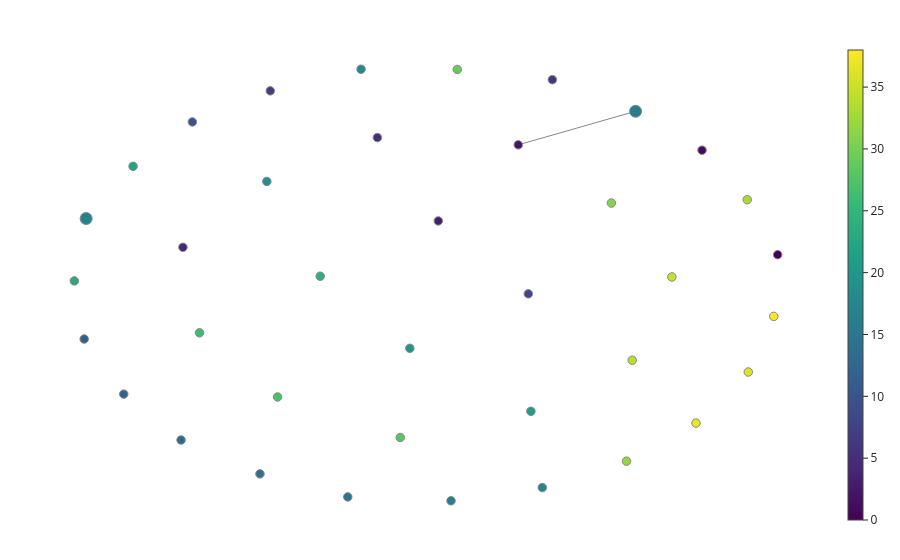
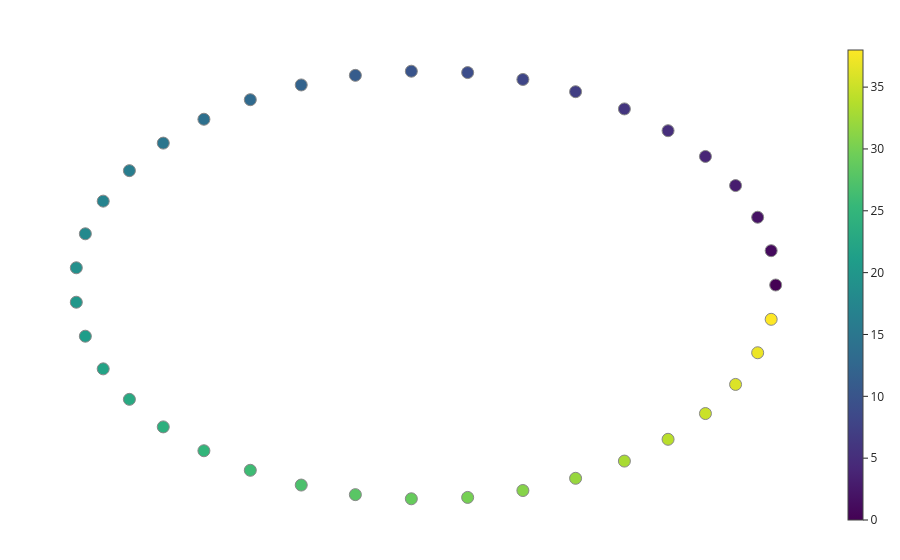
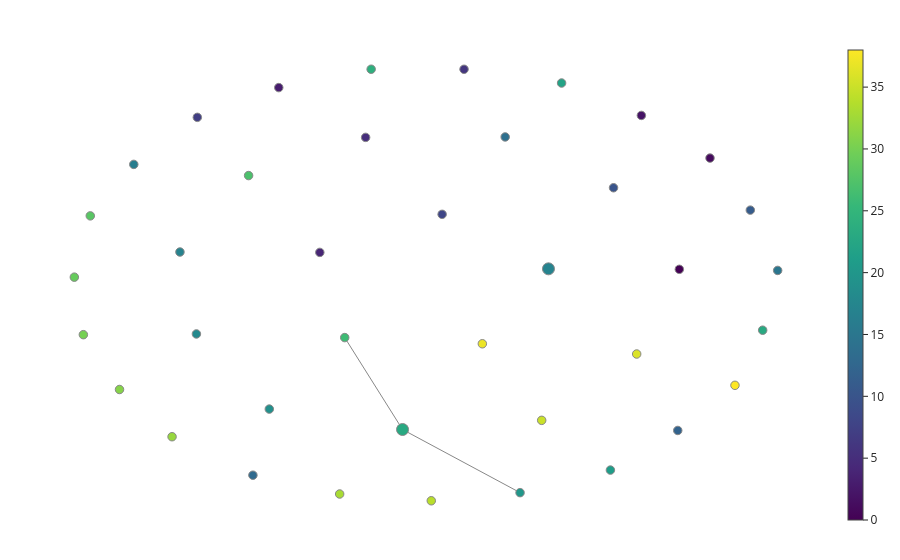
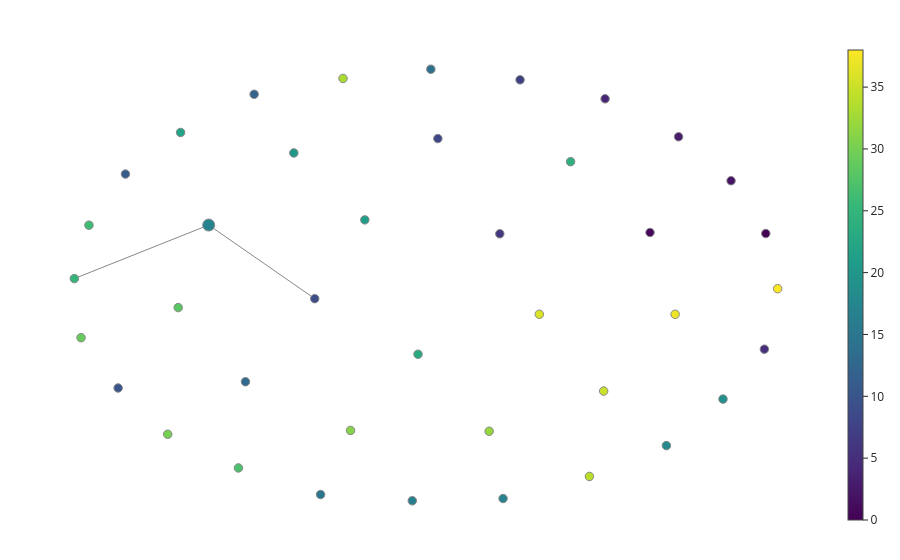

The notebook cell these images were saved under, in order:
### Markdown cell above
## Step 2 : We import the csv file by giving the path for the csv file and then we call for the function process_correlation_matrix to run the code with the required dependencies they are :
   #### (i) k value : the value that influence the force directed layout.
   #### (ii) cutoff_betti : this value gives the range of tolerance for betti 1 value of mapper output with our most persistence betti   1 algorithm.
   #### (iii) corr_matrix_path : we just need to provide the path for the correlation matrix.

### Code cell
# Example usage
corr_matrix_path = "clinical_corr_2.csv"
k = 0.04  # Example value for k
cutoff_betti = 0.5  # Example cutoff Betti value
results_df_clinical = process_correlation_matrix(corr_matrix_path, k, cutoff_betti)

### Figure 1 — Plotly figure (JSON) as saved in the notebook; plotly's stock layout.template omitted (floating-point values rounded to 4 significant figures)
{"data": [{"hoverinfo": "none", "line": {"color": "#888", "width": 1}, "mode": "lines", "name": "edge_trace", "type": "scatter", "uid": "f6998f17-25cd-4fc4-9dca-f93fb38229e7", "x": [0.8138, -0.7049, null], "y": [3.404, 2.697, null]}, {"hoverinfo": "text", "hovertext": ["Node ID: 0<br>Pullback set label: 0<br>Partial cluster label: -1<br>Node size: 1<br>Summary statistic: 0", "Node ID: 1<br>Pullback set label: 12<br>Partial cluster label: -1<br>Node size: 1<br>Summary statistic: 1.0", "Node ID: 2<br>Pullback set label: 15<br>Partial cluster label: -1<br>Node size: 2<br>Summary statistic: 16.0", "Node ID: 3<br>Pullback set label: 17<br>Partial cluster label: -1<br>Node size: 1<br>Summary statistic: 2.0", "Node ID: 4<br>Pullback set label: 33<br>Partial cluster label: -1<br>Node size: 1<br>Summary statistic: 3.0", "Node ID: 5<br>Pullback set label: 35<br>Partial cluster label: -1<br>Node size: 1<br>Summary statistic: 4.0", "Node ID: 6<br>Pullback set label: 36<br>Partial cluster label: -1<br>Node size: 1<br>Summary statistic: 5.0", "Node ID: 7<br>Pullback set label: 13<br>Partial cluster label: -1<br>Node size: 1<br>Summary statistic: 6.0", "Node ID: 8<br>Pullback set label: 32<br>Partial cluster label: -1<br>Node size: 1<br>Summary statistic: 7.0", "Node ID: 9<br>Pullback set label: 37<br>Partial cluster label: -1<br>Node size: 1<br>Summary statistic: 8.0", "Node ID: 10<br>Pullback set label: 26<br>Partial cluster label: -1<br>Node size: 2<br>Summary statistic: 17.0", "Node ID: 11<br>Pullback set label: 6<br>Partial cluster label: -1<br>Node size: 1<br>Summary statistic: 10.0", "Node ID: 12<br>Pullback set label: 20<br>Partial cluster label: -1<br>Node size: 1<br>Summary statistic: 11.0", "Node ID: 13<br>Pullback set label: 7<br>Partial cluster label: -1<br>Node size: 1<br>Summary statistic: 12.0", "Node ID: 14<br>Pullback set label: 29<br>Partial cluster label: -1<br>Node size: 1<br>Summary statistic: 13.0", "Node ID: 15<br>Pullback set label: 21<br>Partial cluster label: -1<br>Node size: 1<br>Summary statistic: 14.0", "Node ID: 16<br>Pullback set label: 24<br>Partial cluster label: -1<br>Node size: 1<br>Summary statistic: 15.0", "Node ID: 17<br>Pullback set label: 1<br>Partial cluster label: -1<br>Node size: 1<br>Summary statistic: 16.0", "Node ID: 18<br>Pullback set label: 25<br>Partial cluster label: -1<br>Node size: 1<br>Summary statistic: 17.0", "Node ID: 19<br>Pullback set label: 9<br>Partial cluster label: -1<br>Node size: 1<br>Summary statistic: 18.0", "Node ID: 20<br>Pullback set label: 34<br>Partial cluster label: -1<br>Node size: 1<br>Summary statistic: 19.0", "Node ID: 21<br>Pullback set label: 10<br>Partial cluster label: -1<br>Node size: 1<br>Summary statistic: 20.0", "Node ID: 22<br>Pullback set label: 5<br>Partial cluster label: -1<br>Node size: 1<br>Summary statistic: 21.0", "Node ID: 23<br>Pullback set label: 14<br>Partial cluster label: -1<br>Node size: 1<br>Summary statistic: 22.0", "Node ID: 24<br>Pullback set label: 23<br>Partial cluster label: -1<br>Node size: 1<br>Summary statistic: 23.0", "Node ID: 25<br>Pullback set label: 27<br>Partial cluster label: -1<br>Node size: 1<br>Summary statistic: 24.0", "Node ID: 26<br>Pullback set label: 11<br>Partial cluster label: -1<br>Node size: 1<br>Summary statistic: 26.0", "Node ID: 27<br>Pullback set label: 28<br>Partial cluster label: -1<br>Node size: 1<br>Summary statistic: 27.0", "Node ID: 28<br>Pullback set label: 18<br>Partial cluster label: -1<br>Node size: 1<br>Summary statistic: 28.0", "Node ID: 29<br>Pullback set label: 2<br>Partial cluster label: -1<br>Node size: 1<br>Summary statistic: 29.0", "Node ID: 30<br>Pullback set label: 16<br>Partial cluster label: -1<br>Node size: 1<br>Summary statistic: 31.0", "Node ID: 31<br>Pullback set label: 8<br>Partial cluster label: -1<br>Node size: 1<br>Summary statistic: 32.0", "Node ID: 32<br>Pullback set label: 30<br>Partial cluster label: -1<br>Node size: 1<br>Summary statistic: 33.0", "Node ID: 33<br>Pullback set label: 4<br>Partial cluster label: -1<br>Node size: 1<br>Summary statistic: 34.0", "Node ID: 34<br>Pullback set label: 3<br>Partial cluster label: -1<br>Node size: 1<br>Summary statistic: 35.0", "Node ID: 35<br>Pullback set label: 31<br>Partial cluster label: -1<br>Node size: 1<br>Summary statistic: 36.0", "Node ID: 36<br>Pullback set label: 22<br>Partial cluster label: -1<br>Node size: 1<br>Summary statistic: 37.0", "Node ID: 37<br>Pullback set label: 19<br>Partial cluster label: -1<br>Node size: 1<br>Summary statistic: 38.0"], "marker": {"color": [0, 1, 16, 2, 3, 4, 5, 6, 7, 8, 17, 10, 11, 12, 13, 14, 15, 16, 17, 18, 19, 20, 21, 22, 23, 24, 26, 27, 28, 29, 31, 32, 33, 34, 35, 36, 37, 38], "colorbar": {"thickness": 15, "title": {"side": "right", "text": ""}, "xanchor": "left"}, "colorscale": [[0, "#440154"], [0.1111, "#482878"], [0.2222, "#3e4989"], [0.3333, "#31688e"], [0.4444, "#26828e"], [0.5556, "#1f9e89"], [0.6667, "#35b779"], [0.7778, "#6ece58"], [0.8889, "#b5de2b"], [1, "#fde725"]], "line": {"color": "#888", "width": 1}, "opacity": 1, "reversescale": false, "showscale": true, "size": [1, 1, 2, 1, 1, 1, 1, 1, 1, 1, 2, 1, 1, 1, 1, 1, 1, 1, 1, 1, 1, 1, 1, 1, 1, 1, 1, 1, 1, 1, 1, 1, 1, 1, 1, 1, 1, 1], "sizemin": 4, "sizemode": "area", "sizeref": 0.02778}, "mode": "markers", "name": "node_trace", "type": "scatter", "uid": "73fa4a43-afac-4083-9e9e-5c884a4c7948", "x": [2.653, 1.674, 0.8138, -0.7049, -1.74, -5.046, -2.529, -0.2634, -3.916, -0.5749, -6.299, -4.924, -6.325, -5.813, -5.071, -4.049, -2.913, -1.576, -0.3938, -2.74, -3.96, -2.109, -0.5415, -5.692, -6.452, -3.269, -4.832, -3.821, -2.233, -1.495, 0.5004, 0.6966, 2.259, 0.77, 1.284, 2.273, 1.596, 2.602], "y": [0.3862, 2.585, 3.404, 2.697, 1.097, 0.5406, 2.85, 4.069, 3.833, -0.4377, 1.147, 3.18, -1.388, -2.548, -3.513, -4.226, -4.71, -4.792, -4.515, 4.288, 1.928, -1.585, -2.909, 2.245, -0.1655, -0.06685, -1.258, -2.607, -3.46, 4.283, 1.472, -3.958, 1.543, -1.835, -0.08262, -2.082, -3.157, -0.912]}], "layout": {"autosize": false, "hovermode": "closest", "margin": {"b": 20, "l": 5, "r": 5, "t": 40}, "showlegend": false, "title": {"text": ""}, "xaxis": {"showgrid": false, "showline": false, "showticklabels": false, "ticks": "", "title": {"text": ""}, "zeroline": false}, "yaxis": {"showgrid": false, "showline": false, "showticklabels": false, "ticks": "", "title": {"text": ""}, "zeroline": false}}}

### Figure 2 — Plotly figure (JSON) as saved in the notebook; plotly's stock layout.template omitted (floating-point values rounded to 4 significant figures)
{"data": [{"hoverinfo": "none", "line": {"color": "#888", "width": 1}, "mode": "lines", "name": "edge_trace", "type": "scatter", "uid": "5b234587-a9ce-478a-a3a8-b08cc181bac6", "x": [], "y": []}, {"hoverinfo": "text", "hovertext": ["Node ID: 0<br>Pullback set label: 0<br>Partial cluster label: -1<br>Node size: 1<br>Summary statistic: 0", "Node ID: 1<br>Pullback set label: 12<br>Partial cluster label: -1<br>Node size: 1<br>Summary statistic: 1.0", "Node ID: 2<br>Pullback set label: 16<br>Partial cluster label: -1<br>Node size: 1<br>Summary statistic: 2.0", "Node ID: 3<br>Pullback set label: 34<br>Partial cluster label: -1<br>Node size: 1<br>Summary statistic: 3.0", "Node ID: 4<br>Pullback set label: 36<br>Partial cluster label: -1<br>Node size: 1<br>Summary statistic: 4.0", "Node ID: 5<br>Pullback set label: 37<br>Partial cluster label: -1<br>Node size: 1<br>Summary statistic: 5.0", "Node ID: 6<br>Pullback set label: 13<br>Partial cluster label: -1<br>Node size: 1<br>Summary statistic: 6.0", "Node ID: 7<br>Pullback set label: 33<br>Partial cluster label: -1<br>Node size: 1<br>Summary statistic: 7.0", "Node ID: 8<br>Pullback set label: 38<br>Partial cluster label: -1<br>Node size: 1<br>Summary statistic: 8.0", "Node ID: 9<br>Pullback set label: 28<br>Partial cluster label: -1<br>Node size: 1<br>Summary statistic: 9.0", "Node ID: 10<br>Pullback set label: 6<br>Partial cluster label: -1<br>Node size: 1<br>Summary statistic: 10.0", "Node ID: 11<br>Pullback set label: 17<br>Partial cluster label: -1<br>Node size: 1<br>Summary statistic: 11.0", "Node ID: 12<br>Pullback set label: 7<br>Partial cluster label: -1<br>Node size: 1<br>Summary statistic: 12.0", "Node ID: 13<br>Pullback set label: 29<br>Partial cluster label: -1<br>Node size: 1<br>Summary statistic: 13.0", "Node ID: 14<br>Pullback set label: 21<br>Partial cluster label: -1<br>Node size: 1<br>Summary statistic: 14.0", "Node ID: 15<br>Pullback set label: 26<br>Partial cluster label: -1<br>Node size: 1<br>Summary statistic: 15.0", "Node ID: 16<br>Pullback set label: 1<br>Partial cluster label: -1<br>Node size: 1<br>Summary statistic: 16.0", "Node ID: 17<br>Pullback set label: 24<br>Partial cluster label: -1<br>Node size: 1<br>Summary statistic: 17.0", "Node ID: 18<br>Pullback set label: 9<br>Partial cluster label: -1<br>Node size: 1<br>Summary statistic: 18.0", "Node ID: 19<br>Pullback set label: 35<br>Partial cluster label: -1<br>Node size: 1<br>Summary statistic: 19.0", "Node ID: 20<br>Pullback set label: 10<br>Partial cluster label: -1<br>Node size: 1<br>Summary statistic: 20.0", "Node ID: 21<br>Pullback set label: 5<br>Partial cluster label: -1<br>Node size: 1<br>Summary statistic: 21.0", "Node ID: 22<br>Pullback set label: 15<br>Partial cluster label: -1<br>Node size: 1<br>Summary statistic: 22.0", "Node ID: 23<br>Pullback set label: 22<br>Partial cluster label: -1<br>Node size: 1<br>Summary statistic: 23.0", "Node ID: 24<br>Pullback set label: 27<br>Partial cluster label: -1<br>Node size: 1<br>Summary statistic: 24.0", "Node ID: 25<br>Pullback set label: 25<br>Partial cluster label: -1<br>Node size: 1<br>Summary statistic: 25.0", "Node ID: 26<br>Pullback set label: 11<br>Partial cluster label: -1<br>Node size: 1<br>Summary statistic: 26.0", "Node ID: 27<br>Pullback set label: 31<br>Partial cluster label: -1<br>Node size: 1<br>Summary statistic: 27.0", "Node ID: 28<br>Pullback set label: 19<br>Partial cluster label: -1<br>Node size: 1<br>Summary statistic: 28.0", "Node ID: 29<br>Pullback set label: 2<br>Partial cluster label: -1<br>Node size: 1<br>Summary statistic: 29.0", "Node ID: 30<br>Pullback set label: 14<br>Partial cluster label: -1<br>Node size: 1<br>Summary statistic: 30.0", "Node ID: 31<br>Pullback set label: 18<br>Partial cluster label: -1<br>Node size: 1<br>Summary statistic: 31.0", "Node ID: 32<br>Pullback set label: 8<br>Partial cluster label: -1<br>Node size: 1<br>Summary statistic: 32.0", "Node ID: 33<br>Pullback set label: 32<br>Partial cluster label: -1<br>Node size: 1<br>Summary statistic: 33.0", "Node ID: 34<br>Pullback set label: 4<br>Partial cluster label: -1<br>Node size: 1<br>Summary statistic: 34.0", "Node ID: 35<br>Pullback set label: 3<br>Partial cluster label: -1<br>Node size: 1<br>Summary statistic: 35.0", "Node ID: 36<br>Pullback set label: 30<br>Partial cluster label: -1<br>Node size: 1<br>Summary statistic: 36.0", "Node ID: 37<br>Pullback set label: 23<br>Partial cluster label: -1<br>Node size: 1<br>Summary statistic: 37.0", "Node ID: 38<br>Pullback set label: 20<br>Partial cluster label: -1<br>Node size: 1<br>Summary statistic: 38.0"], "marker": {"color": [0, 1, 2, 3, 4, 5, 6, 7, 8, 9, 10, 11, 12, 13, 14, 15, 16, 17, 18, 19, 20, 21, 22, 23, 24, 25, 26, 27, 28, 29, 30, 31, 32, 33, 34, 35, 36, 37, 38], "colorbar": {"thickness": 15, "title": {"side": "right", "text": ""}, "xanchor": "left"}, "colorscale": [[0, "#440154"], [0.1111, "#482878"], [0.2222, "#3e4989"], [0.3333, "#31688e"], [0.4444, "#26828e"], [0.5556, "#1f9e89"], [0.6667, "#35b779"], [0.7778, "#6ece58"], [0.8889, "#b5de2b"], [1, "#fde725"]], "line": {"color": "#888", "width": 1}, "opacity": 1, "reversescale": false, "showscale": true, "size": [1, 1, 1, 1, 1, 1, 1, 1, 1, 1, 1, 1, 1, 1, 1, 1, 1, 1, 1, 1, 1, 1, 1, 1, 1, 1, 1, 1, 1, 1, 1, 1, 1, 1, 1, 1, 1, 1, 1], "sizemin": 4, "sizemode": "area", "sizeref": 0.01389}, "mode": "markers", "name": "node_trace", "type": "scatter", "uid": "799d480a-5e83-422f-88a4-cc1731f0182f", "x": [2.248, 2.219, 2.132, 1.991, 1.797, 1.557, 1.277, 0.9638, 0.6255, 0.271, -0.09053, -0.4497, -0.7972, -1.124, -1.422, -1.683, -1.9, -2.068, -2.183, -2.241, -2.241, -2.183, -2.068, -1.9, -1.683, -1.422, -1.124, -0.7972, -0.4497, -0.09053, 0.271, 0.6255, 0.9638, 1.277, 1.557, 1.797, 1.991, 2.132, 2.219], "y": [0, 0.3606, 0.7119, 1.045, 1.351, 1.621, 1.85, 2.031, 2.159, 2.232, 2.246, 2.203, 2.102, 1.947, 1.741, 1.491, 1.202, 0.8812, 0.538, 0.1809, -0.1809, -0.538, -0.8812, -1.202, -1.491, -1.741, -1.947, -2.102, -2.203, -2.246, -2.232, -2.159, -2.031, -1.85, -1.621, -1.351, -1.045, -0.7119, -0.3606]}], "layout": {"autosize": false, "hovermode": "closest", "margin": {"b": 20, "l": 5, "r": 5, "t": 40}, "showlegend": false, "title": {"text": ""}, "xaxis": {"showgrid": false, "showline": false, "showticklabels": false, "ticks": "", "title": {"text": ""}, "zeroline": false}, "yaxis": {"showgrid": false, "showline": false, "showticklabels": false, "ticks": "", "title": {"text": ""}, "zeroline": false}}}

### Figure 3 — Plotly figure (JSON) as saved in the notebook; plotly's stock layout.template omitted (floating-point values rounded to 4 significant figures)
{"data": [{"hoverinfo": "none", "line": {"color": "#888", "width": 1}, "mode": "lines", "name": "edge_trace", "type": "scatter", "uid": "e19bb904-03df-4443-9b2e-361ed6b51da9", "x": [1.026, -0.5308, null, -0.5308, -1.297, null], "y": [-6.047, -4.701, null, -4.701, -2.74, null]}, {"hoverinfo": "text", "hovertext": ["Node ID: 0<br>Pullback set label: 0<br>Partial cluster label: -1<br>Node size: 1<br>Summary statistic: 0", "Node ID: 1<br>Pullback set label: 12<br>Partial cluster label: -1<br>Node size: 1<br>Summary statistic: 1.0", "Node ID: 2<br>Pullback set label: 17<br>Partial cluster label: -1<br>Node size: 1<br>Summary statistic: 2.0", "Node ID: 3<br>Pullback set label: 35<br>Partial cluster label: -1<br>Node size: 1<br>Summary statistic: 3.0", "Node ID: 4<br>Pullback set label: 37<br>Partial cluster label: -1<br>Node size: 1<br>Summary statistic: 4.0", "Node ID: 5<br>Pullback set label: 38<br>Partial cluster label: -1<br>Node size: 1<br>Summary statistic: 5.0", "Node ID: 6<br>Pullback set label: 15<br>Partial cluster label: -1<br>Node size: 1<br>Summary statistic: 6.0", "Node ID: 7<br>Pullback set label: 34<br>Partial cluster label: -1<br>Node size: 1<br>Summary statistic: 7.0", "Node ID: 8<br>Pullback set label: 36<br>Partial cluster label: -1<br>Node size: 1<br>Summary statistic: 8.0", "Node ID: 9<br>Pullback set label: 26<br>Partial cluster label: -1<br>Node size: 2<br>Summary statistic: 17.0", "Node ID: 10<br>Pullback set label: 6<br>Partial cluster label: -1<br>Node size: 1<br>Summary statistic: 10.0", "Node ID: 11<br>Pullback set label: 21<br>Partial cluster label: -1<br>Node size: 1<br>Summary statistic: 11.0", "Node ID: 12<br>Pullback set label: 7<br>Partial cluster label: -1<br>Node size: 1<br>Summary statistic: 12.0", "Node ID: 13<br>Pullback set label: 29<br>Partial cluster label: -1<br>Node size: 1<br>Summary statistic: 13.0", "Node ID: 14<br>Pullback set label: 22<br>Partial cluster label: -1<br>Node size: 1<br>Summary statistic: 14.0", "Node ID: 15<br>Pullback set label: 27<br>Partial cluster label: -1<br>Node size: 1<br>Summary statistic: 15.0", "Node ID: 16<br>Pullback set label: 1<br>Partial cluster label: -1<br>Node size: 1<br>Summary statistic: 16.0", "Node ID: 17<br>Pullback set label: 25<br>Partial cluster label: -1<br>Node size: 1<br>Summary statistic: 17.0", "Node ID: 18<br>Pullback set label: 9<br>Partial cluster label: -1<br>Node size: 1<br>Summary statistic: 18.0", "Node ID: 19<br>Pullback set label: 33<br>Partial cluster label: -1<br>Node size: 1<br>Summary statistic: 19.0", "Node ID: 20<br>Pullback set label: 10<br>Partial cluster label: -1<br>Node size: 1<br>Summary statistic: 20.0", "Node ID: 21<br>Pullback set label: 11<br>Partial cluster label: -1<br>Node size: 2<br>Summary statistic: 23.0", "Node ID: 22<br>Pullback set label: 5<br>Partial cluster label: -1<br>Node size: 1<br>Summary statistic: 21.0", "Node ID: 23<br>Pullback set label: 16<br>Partial cluster label: -1<br>Node size: 1<br>Summary statistic: 22.0", "Node ID: 24<br>Pullback set label: 23<br>Partial cluster label: -1<br>Node size: 1<br>Summary statistic: 23.0", "Node ID: 25<br>Pullback set label: 28<br>Partial cluster label: -1<br>Node size: 1<br>Summary statistic: 24.0", "Node ID: 26<br>Pullback set label: 13<br>Partial cluster label: -1<br>Node size: 1<br>Summary statistic: 26.0", "Node ID: 27<br>Pullback set label: 31<br>Partial cluster label: -1<br>Node size: 1<br>Summary statistic: 27.0", "Node ID: 28<br>Pullback set label: 19<br>Partial cluster label: -1<br>Node size: 1<br>Summary statistic: 28.0", "Node ID: 29<br>Pullback set label: 2<br>Partial cluster label: -1<br>Node size: 1<br>Summary statistic: 29.0", "Node ID: 30<br>Pullback set label: 14<br>Partial cluster label: -1<br>Node size: 1<br>Summary statistic: 30.0", "Node ID: 31<br>Pullback set label: 18<br>Partial cluster label: -1<br>Node size: 1<br>Summary statistic: 31.0", "Node ID: 32<br>Pullback set label: 8<br>Partial cluster label: -1<br>Node size: 1<br>Summary statistic: 32.0", "Node ID: 33<br>Pullback set label: 32<br>Partial cluster label: -1<br>Node size: 1<br>Summary statistic: 33.0", "Node ID: 34<br>Pullback set label: 4<br>Partial cluster label: -1<br>Node size: 1<br>Summary statistic: 34.0", "Node ID: 35<br>Pullback set label: 3<br>Partial cluster label: -1<br>Node size: 1<br>Summary statistic: 35.0", "Node ID: 36<br>Pullback set label: 30<br>Partial cluster label: -1<br>Node size: 1<br>Summary statistic: 36.0", "Node ID: 37<br>Pullback set label: 24<br>Partial cluster label: -1<br>Node size: 1<br>Summary statistic: 37.0", "Node ID: 38<br>Pullback set label: 20<br>Partial cluster label: -1<br>Node size: 1<br>Summary statistic: 38.0"], "marker": {"color": [0, 1, 2, 3, 4, 5, 6, 7, 8, 17, 10, 11, 12, 13, 14, 15, 16, 17, 18, 19, 20, 23, 21, 22, 23, 24, 26, 27, 28, 29, 30, 31, 32, 33, 34, 35, 36, 37, 38], "colorbar": {"thickness": 15, "title": {"side": "right", "text": ""}, "xanchor": "left"}, "colorscale": [[0, "#440154"], [0.1111, "#482878"], [0.2222, "#3e4989"], [0.3333, "#31688e"], [0.4444, "#26828e"], [0.5556, "#1f9e89"], [0.6667, "#35b779"], [0.7778, "#6ece58"], [0.8889, "#b5de2b"], [1, "#fde725"]], "line": {"color": "#888", "width": 1}, "opacity": 1, "reversescale": false, "showscale": true, "size": [1, 1, 1, 1, 1, 1, 1, 1, 1, 2, 1, 1, 1, 1, 1, 1, 1, 1, 1, 1, 1, 2, 1, 1, 1, 1, 1, 1, 1, 1, 1, 1, 1, 1, 1, 1, 1, 1, 1], "sizemin": 4, "sizemode": "area", "sizeref": 0.02778}, "mode": "markers", "name": "node_trace", "type": "scatter", "uid": "3940ac10-13be-4528-8d37-b47531aae28e", "x": [3.137, 3.543, 2.634, -2.171, -1.627, -1.02, 0.284, -3.25, -0.006412, 1.403, 2.265, 4.077, 3.116, -2.514, 0.8292, 4.44, -4.092, -3.48, -3.262, -2.296, 1.026, -0.5308, 2.224, 1.577, 4.241, -0.9467, -1.297, -2.571, -4.668, -4.88, -4.76, -4.281, -3.585, -1.364, -0.1501, 1.313, 2.572, 0.5264, 3.874], "y": [-1.284, 1.088, 1.998, 2.591, -0.9231, 1.53, 2.982, 1.957, -0.1116, -1.274, 0.4555, -0.0216, -4.721, -5.675, 1.539, -1.308, 0.9536, -0.9151, -2.662, -4.265, -6.047, -4.701, -5.566, 2.689, -2.583, 2.983, -2.74, 0.7153, -0.1443, -1.452, -2.678, -3.847, -4.855, -6.076, -6.22, -4.505, -3.091, -2.872, -3.758]}], "layout": {"autosize": false, "hovermode": "closest", "margin": {"b": 20, "l": 5, "r": 5, "t": 40}, "showlegend": false, "title": {"text": ""}, "xaxis": {"showgrid": false, "showline": false, "showticklabels": false, "ticks": "", "title": {"text": ""}, "zeroline": false}, "yaxis": {"showgrid": false, "showline": false, "showticklabels": false, "ticks": "", "title": {"text": ""}, "zeroline": false}}}

### Figure 4 — Plotly figure (JSON) as saved in the notebook; plotly's stock layout.template omitted (floating-point values rounded to 4 significant figures)
{"data": [{"hoverinfo": "none", "line": {"color": "#888", "width": 1}, "mode": "lines", "name": "edge_trace", "type": "scatter", "uid": "bfa07e80-db87-492d-88ed-233bf8410ac6", "x": [-4.071, -2.658, null, -4.071, -5.86, null], "y": [0.06302, -1.531, null, 0.06302, -1.097, null]}, {"hoverinfo": "text", "hovertext": ["Node ID: 0<br>Pullback set label: 0<br>Partial cluster label: -1<br>Node size: 1<br>Summary statistic: 0", "Node ID: 1<br>Pullback set label: 12<br>Partial cluster label: -1<br>Node size: 1<br>Summary statistic: 1.0", "Node ID: 2<br>Pullback set label: 16<br>Partial cluster label: -1<br>Node size: 1<br>Summary statistic: 2.0", "Node ID: 3<br>Pullback set label: 34<br>Partial cluster label: -1<br>Node size: 1<br>Summary statistic: 3.0", "Node ID: 4<br>Pullback set label: 38<br>Partial cluster label: -1<br>Node size: 1<br>Summary statistic: 4.0", "Node ID: 5<br>Pullback set label: 39<br>Partial cluster label: -1<br>Node size: 1<br>Summary statistic: 5.0", "Node ID: 6<br>Pullback set label: 13<br>Partial cluster label: -1<br>Node size: 1<br>Summary statistic: 6.0", "Node ID: 7<br>Pullback set label: 36<br>Partial cluster label: -1<br>Node size: 1<br>Summary statistic: 7.0", "Node ID: 8<br>Pullback set label: 37<br>Partial cluster label: -1<br>Node size: 1<br>Summary statistic: 8.0", "Node ID: 9<br>Pullback set label: 26<br>Partial cluster label: -1<br>Node size: 2<br>Summary statistic: 17.0", "Node ID: 10<br>Pullback set label: 28<br>Partial cluster label: -1<br>Node size: 1<br>Summary statistic: 9.0", "Node ID: 11<br>Pullback set label: 5<br>Partial cluster label: -1<br>Node size: 1<br>Summary statistic: 10.0", "Node ID: 12<br>Pullback set label: 20<br>Partial cluster label: -1<br>Node size: 1<br>Summary statistic: 11.0", "Node ID: 13<br>Pullback set label: 6<br>Partial cluster label: -1<br>Node size: 1<br>Summary statistic: 12.0", "Node ID: 14<br>Pullback set label: 30<br>Partial cluster label: -1<br>Node size: 1<br>Summary statistic: 13.0", "Node ID: 15<br>Pullback set label: 21<br>Partial cluster label: -1<br>Node size: 1<br>Summary statistic: 14.0", "Node ID: 16<br>Pullback set label: 27<br>Partial cluster label: -1<br>Node size: 1<br>Summary statistic: 15.0", "Node ID: 17<br>Pullback set label: 1<br>Partial cluster label: -1<br>Node size: 1<br>Summary statistic: 16.0", "Node ID: 18<br>Pullback set label: 24<br>Partial cluster label: -1<br>Node size: 1<br>Summary statistic: 17.0", "Node ID: 19<br>Pullback set label: 9<br>Partial cluster label: -1<br>Node size: 1<br>Summary statistic: 18.0", "Node ID: 20<br>Pullback set label: 35<br>Partial cluster label: -1<br>Node size: 1<br>Summary statistic: 19.0", "Node ID: 21<br>Pullback set label: 10<br>Partial cluster label: -1<br>Node size: 1<br>Summary statistic: 20.0", "Node ID: 22<br>Pullback set label: 8<br>Partial cluster label: -1<br>Node size: 1<br>Summary statistic: 21.0", "Node ID: 23<br>Pullback set label: 15<br>Partial cluster label: -1<br>Node size: 1<br>Summary statistic: 22.0", "Node ID: 24<br>Pullback set label: 22<br>Partial cluster label: -1<br>Node size: 1<br>Summary statistic: 23.0", "Node ID: 25<br>Pullback set label: 29<br>Partial cluster label: -1<br>Node size: 1<br>Summary statistic: 24.0", "Node ID: 26<br>Pullback set label: 25<br>Partial cluster label: -1<br>Node size: 1<br>Summary statistic: 25.0", "Node ID: 27<br>Pullback set label: 11<br>Partial cluster label: -1<br>Node size: 1<br>Summary statistic: 26.0", "Node ID: 28<br>Pullback set label: 32<br>Partial cluster label: -1<br>Node size: 1<br>Summary statistic: 27.0", "Node ID: 29<br>Pullback set label: 18<br>Partial cluster label: -1<br>Node size: 1<br>Summary statistic: 28.0", "Node ID: 30<br>Pullback set label: 2<br>Partial cluster label: -1<br>Node size: 1<br>Summary statistic: 29.0", "Node ID: 31<br>Pullback set label: 14<br>Partial cluster label: -1<br>Node size: 1<br>Summary statistic: 30.0", "Node ID: 32<br>Pullback set label: 17<br>Partial cluster label: -1<br>Node size: 1<br>Summary statistic: 31.0", "Node ID: 33<br>Pullback set label: 7<br>Partial cluster label: -1<br>Node size: 1<br>Summary statistic: 32.0", "Node ID: 34<br>Pullback set label: 33<br>Partial cluster label: -1<br>Node size: 1<br>Summary statistic: 33.0", "Node ID: 35<br>Pullback set label: 4<br>Partial cluster label: -1<br>Node size: 1<br>Summary statistic: 34.0", "Node ID: 36<br>Pullback set label: 3<br>Partial cluster label: -1<br>Node size: 1<br>Summary statistic: 35.0", "Node ID: 37<br>Pullback set label: 31<br>Partial cluster label: -1<br>Node size: 1<br>Summary statistic: 36.0", "Node ID: 38<br>Pullback set label: 23<br>Partial cluster label: -1<br>Node size: 1<br>Summary statistic: 37.0", "Node ID: 39<br>Pullback set label: 19<br>Partial cluster label: -1<br>Node size: 1<br>Summary statistic: 38.0"], "marker": {"color": [0, 1, 2, 3, 4, 5, 6, 7, 8, 17, 9, 10, 11, 12, 13, 14, 15, 16, 17, 18, 19, 20, 21, 22, 23, 24, 25, 26, 27, 28, 29, 30, 31, 32, 33, 34, 35, 36, 37, 38], "colorbar": {"thickness": 15, "title": {"side": "right", "text": ""}, "xanchor": "left"}, "colorscale": [[0, "#440154"], [0.1111, "#482878"], [0.2222, "#3e4989"], [0.3333, "#31688e"], [0.4444, "#26828e"], [0.5556, "#1f9e89"], [0.6667, "#35b779"], [0.7778, "#6ece58"], [0.8889, "#b5de2b"], [1, "#fde725"]], "line": {"color": "#888", "width": 1}, "opacity": 1, "reversescale": false, "showscale": true, "size": [1, 1, 1, 1, 1, 1, 1, 1, 1, 2, 1, 1, 1, 1, 1, 1, 1, 1, 1, 1, 1, 1, 1, 1, 1, 1, 1, 1, 1, 1, 1, 1, 1, 1, 1, 1, 1, 1, 1, 1], "sizemin": 4, "sizemode": "area", "sizeref": 0.02778}, "mode": "markers", "name": "node_trace", "type": "scatter", "uid": "ea9d6161-0ac7-4cac-b6d0-b08900f86bb7", "x": [3.349, 1.807, 2.887, 2.188, 1.209, 3.33, -0.1936, 0.07649, -1.018, -4.071, -2.658, -5.277, -5.179, -3.465, -3.581, -1.112, -2.58, -1.359, -0.1498, 2.025, 2.779, -2.937, -1.991, -4.445, -1.283, 0.7494, -5.86, -5.665, -3.675, -4.477, -5.771, -4.616, -2.182, -0.3354, -2.281, 0.9998, 1.19, 0.333, 2.142, 3.507], "y": [-0.1207, -0.09774, 1.023, 1.974, 2.797, -2.625, -0.1261, 3.207, 1.935, 0.06302, -1.531, -3.466, 1.167, 2.894, -3.33, 3.437, -5.773, -5.907, -5.859, -4.713, -3.706, 1.624, 0.1751, 2.068, -2.735, 1.436, -1.097, 0.06033, -5.197, -1.725, -2.376, -4.467, -4.384, -4.403, 3.237, -5.381, -3.532, -1.869, -1.87, -1.315]}], "layout": {"autosize": false, "hovermode": "closest", "margin": {"b": 20, "l": 5, "r": 5, "t": 40}, "showlegend": false, "title": {"text": ""}, "xaxis": {"showgrid": false, "showline": false, "showticklabels": false, "ticks": "", "title": {"text": ""}, "zeroline": false}, "yaxis": {"showgrid": false, "showline": false, "showticklabels": false, "ticks": "", "title": {"text": ""}, "zeroline": false}}}
